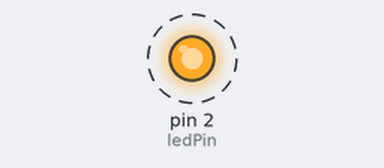
Bench run of a sketch on a simulated Arduino Uno, built with avr-gcc and run on an emulated ATmega328P. Parts: output pins drawn as LEDs (lit = HIGH). Dashed ring = blinking. What the sketch prints to the serial monitor is not drawn.

Above: at 0.2 s.
Timing chart, 0 to 3.0 s (numbered marks = the images above):
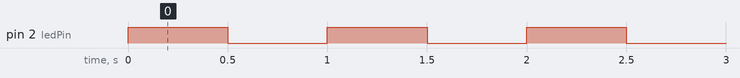

The sketch:

Blink.ino
```cpp
/***
 * LED Blinking
 */
const int ledPin = 2;
void setup() {
  Serial.begin(9600);

  // setup pin 5 as a digital output pin
  pinMode (ledPin, OUTPUT);

}
void loop() {

  digitalWrite (ledPin, HIGH);	// turn on the LED
  delay(500);	// wait for half a second or 500 milliseconds
  digitalWrite (ledPin, LOW);	// turn off the LED
  delay(500);	// wait for half a second or 500 milliseconds
  Serial.println("Blinking LED on pin 5");

}
```

Measured:
- by itself, pin 2 (ledPin): alternates HIGH for 0.50 s and LOW for 0.50 s
